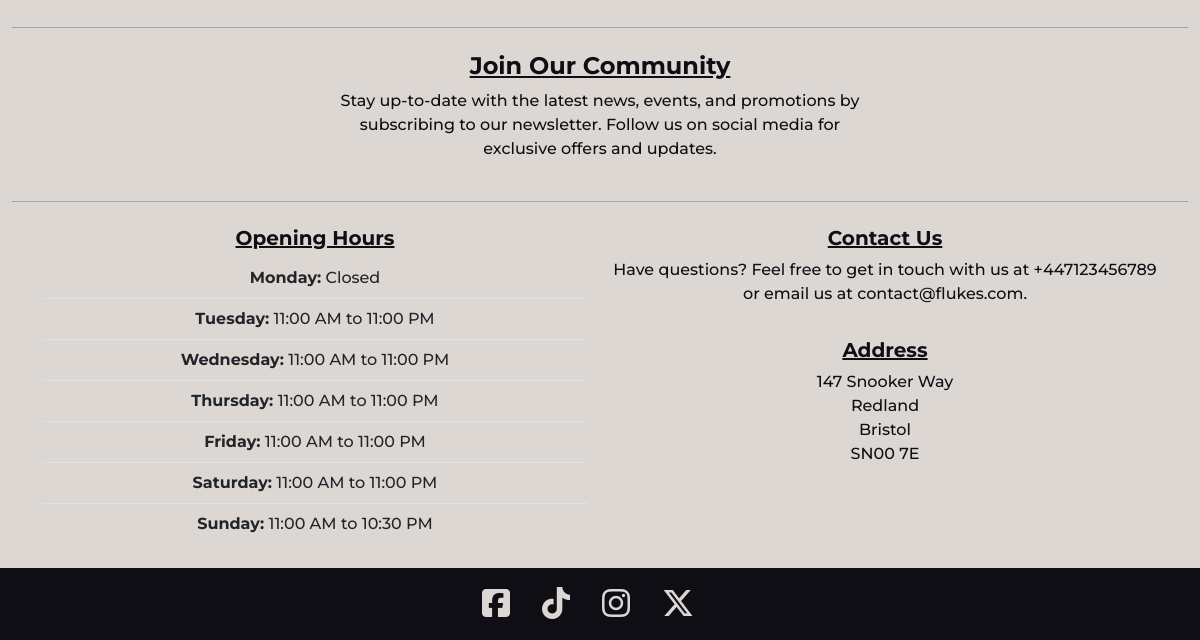
The app's page / (lower part), older data.
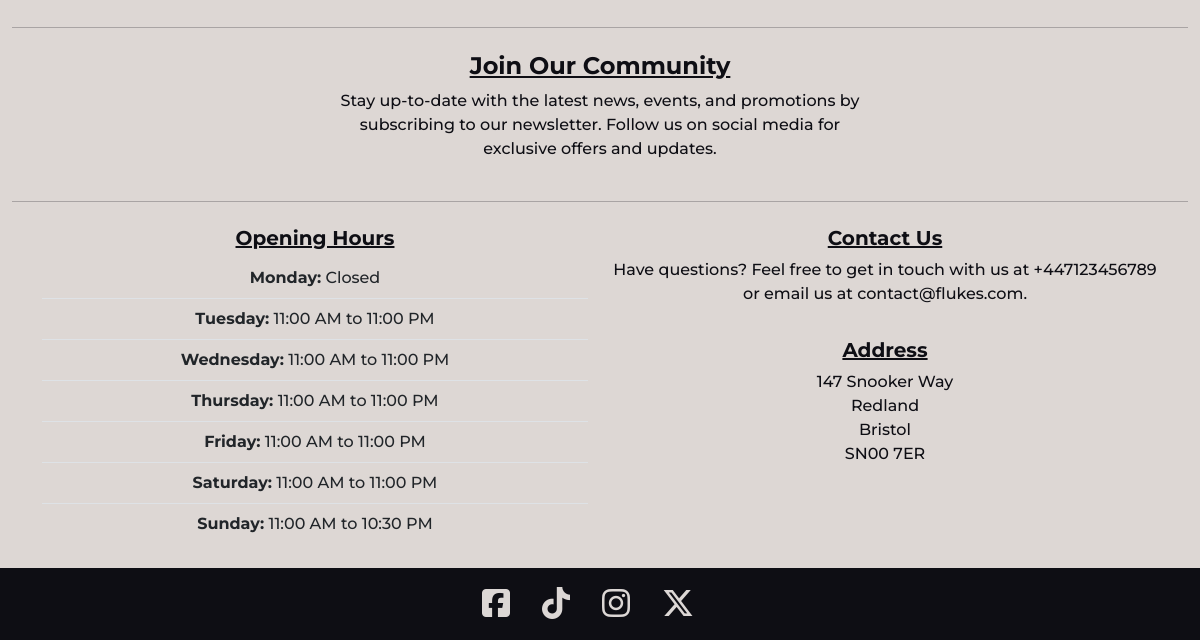
The same page, newer data.
### home/models.py (models this page shows, shortened)
class ClubDetails(models.Model):
    club_name = models.CharField(max_length=30)
    logo = models.ImageField(null=True, blank=True)
    home_image = models.ImageField(null=True, blank=True)
    address_line1 = models.CharField(max_length=100, blank=True)
    address_line2 = models.CharField(max_length=100, blank=True)
    city = models.CharField(max_length=50, blank=True)
    country = models.CharField(max_length=50, blank=True)
    postcode = models.CharField(max_length=8, blank=True)
    phone_number = PhoneNumberField(blank=True)
    email = models.EmailField(blank=True)
    display_logo = models.BooleanField(default=False)
    display_club_name = models.BooleanField(default=True)
    description = models.TextField()
    tagline = models.TextField()
    primary_colour = models.CharField(max_length=7, default="#ddd7d4")
    secondary_colour = models.CharField(max_length=7, default="#df0020")
    header_colour = models.CharField(max_length=7, default="#0e0e14")
    footer_colour = models.CharField(max_length=7, default="#0e0e14")
    primary_text_colour = models.CharField(max_length=7, default="#0e0e14")
    secondary_text_colour = models.CharField(max_length=7, default="#ddd7d4")
    header_text_colour = models.CharField(max_length=7, default="#ddd7d4")
    footer_text_colour = models.CharField(max_length=7, default="#ddd7d4")
    objects = ClubDetailsManager()

### home/views.py (the view)
# urls.py: path("", views.index, name="home"),
def index(request):
    club_details = ClubDetails.objects.get_instance()
    return render(request, "home/index.html", {"club_details": club_details})

### home/context_processors.py (called while the page is built)
def club_details_processor(request):
    club_details = ClubDetails.objects.get_instance()
    opening_hours = OpeningHours.objects.all().order_by("day_of_week")
    context = {
        "club_details": club_details,
        "opening_hours": opening_hours,
    }
    return context

### home/models.py (called while the page is built)
    def get_instance(self):
        if self.exists():
            return self.get()
        return self.create()

### home/templates/home/index.html (shortened to what this page needs)
{% extends "base.html" %}
{% block extra_css %}
  <link rel="stylesheet" href="{% static 'css/home/home.css' %}">
{% endblock %}
{% block content %}
<hr>
<div class="container text-center my-4">
  <div class="row justify-content-evenly">
    <div class="col-12 col-md-8 col-lg-6">
      <h4 class="text-decoration-underline fw-bold">Join Our Community</h4>
      <p>Stay up-to-date with the latest news, events, and promotions by subscribing to our newsletter. Follow us on social media for exclusive offers and updates.</p>
    </div>
  </div>
</div>
<hr>
<div class="container text-center mt-4 pb-4">
  <div class="row justify-content-evenly">
    <div class="col-6">
      <div class="row">
        <div class="col-12">
          <h5 class="text-decoration-underline fw-bold">Opening Hours</h5>
          <ul class="list-group list-group-flush primary-colour">
            {% for opening_hour in opening_hours %}
                <li class="list-group-item primary-colour">
                    <strong>{{ opening_hour.get_day_of_week_display }}:</strong>
                    {% if opening_hour.closed %}
                        Closed
                    {% else %}
                        {{ opening_hour.opening_time|time:"h:i A" }} to {{ opening_hour.closing_time|time:"h:i A" }}
                    {% endif %}
                </li>
            {% endfor %}
          </ul>
        </div>
      </div>
    </div>
    <div class="col-6">
      <div class="row justify-content-center">
        <div class="col-12">
          <h5 class="text-decoration-underline fw-bold">Contact Us</h5>
          <p>Have questions? Feel free to get in touch with us at {{ club_details.phone_number }}
            or email us at {{ club_details.email }}.</p>
        </div>
        <div class="col-12 mt-3 address">
          <h5 class="text-decoration-underline fw-bold">Address</h5>
          <p>{{ club_details.address_line1 }}</p>
          <p>{{ club_details.address_line2 }}</p>
          <p>{{ club_details.city }}</p>
          <p>{{ club_details.postcode }}</p>
        </div>
      </div>
    </div>
  </div>
</div>
{% endblock %}

Row changes from the older to the newer data that the page shows:
changed ClubDetails "contact@flukes.com": postcode "SN00 7E" → "SN00 7ER"
